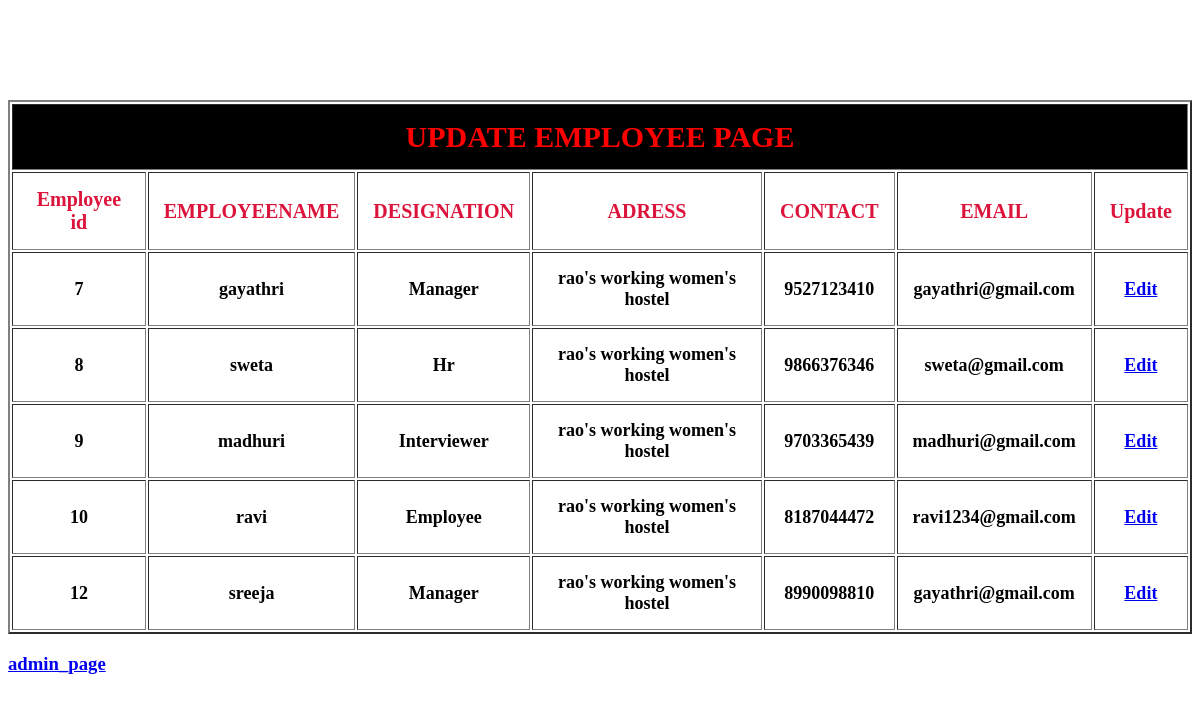
The page /update_emp_page/ on the database its author committed.
### app/models.py (models this page shows)
class Employee(models.Model):
    emp_no = models.AutoField(primary_key = True)
    emp_name = models.CharField(max_length=30)
    emp_password = models.CharField(max_length=15)
    emp_designation = models.CharField(max_length=20)
    emp_adress = models.CharField(max_length=50)
    emp_contact = models.IntegerField(max_length=10)
    emp_email = models.EmailField()

### app/views.py (the view)
# urls.py: path('update_emp_page/',views.update_emp_page,name='update_emp_page'),
def update_emp_page(request):
    update = Employee.objects.all()
    return render(request,"update_emp_page.html",{"up":update})

### templates/update_emp_page.html (shortened to what this page needs)
<html>
<head>
</head>
    <body>
<table border="2" align="center"  cellpadding="15px" id="three">
    <tr><th colspan="7" id="first_row">UPDATE EMPLOYEE PAGE</th></tr>
    <th class="second_row">Employee id</th>
    <th class="second_row">EMPLOYEENAME</th>
    <th class="second_row">DESIGNATION</th>
    <th class="second_row">ADRESS</th>
    <th class="second_row">CONTACT</th>
    <th class="second_row">EMAIL</th>
     <th class="second_row">Update</th>
    {% if up %}
        {% for x in up %}
           <th class="third_row">{{ x.emp_no }}</th>
            <th class="third_row">{{ x.emp_name }}</th>
            <th class="third_row">{{ x.emp_designation }}</th>
            <th class="third_row">{{ x.emp_adress }}</th>
            <th class="third_row">{{ x.emp_contact }}</th>
                <th class="third_row">{{ x.emp_email}}</th>
             <th class="third_row"><a href="{% url 'go_upate_emp' %}?no={{ x.emp_no }}">
              Edit
             </a></th></tr>
        {% endfor %}
{% endif %}
</table>
<h3><a href="{% url 'admin_sucessfully_login' %}?a1={{ request.session.userA }}&a2={{ request.session.passdA }}">admin_page</a></h3>
</body>
</html>

### templates/update_emp_page.html (style rules this page uses)
#first_row { color: red; font-size: 30px; background-color: black; }
.second_row { color: crimson; font-size: 20px; }
.third_row { font-size: 18px; }
#three { margin-top: 100px; }

### rows shown on the page
Employee: emp_no "7", emp_name "gayathri", emp_designation "Manager", emp_adress "rao's working women's hostel", emp_contact "9527123410", emp_email "gayathri@gmail.com"
Employee: emp_no "8", emp_name "sweta", emp_designation "Hr", emp_adress "rao's working women's hostel", emp_contact "9866376346", emp_email "sweta@gmail.com"
Employee: emp_no "9", emp_name "madhuri", emp_designation "Interviewer", emp_adress "rao's working women's hostel", emp_contact "9703365439", emp_email "madhuri@gmail.com"
Employee: emp_no "10", emp_name "ravi", emp_designation "Employee", emp_adress "rao's working women's hostel", emp_contact "8187044472", emp_email "ravi1234@gmail.com"
Employee: emp_no "12", emp_name "sreeja", emp_designation "Manager", emp_adress "rao's working women's hostel", emp_contact "8990098810", emp_email "gayathri@gmail.com"
